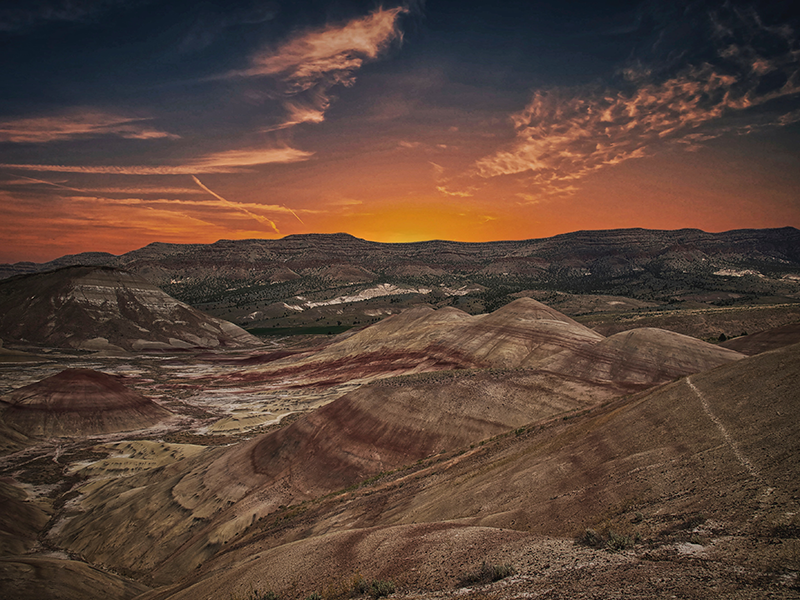
#> input picture kadai_01/resource/original.png, 800 x 600 px
$ python kadai_01.py
#> lines starting #> are read from the running program, lines starting #| are printed output that depends on the picture
# 課題１　標本化間隔と空間解像度
# 画像をダウンサンプリングして（標本化間隔を大きくして）
# 表示せよ.

# --------------------------------------------
# インポート
# --------------------------------------------

# OpenCV 読み込み
import cv2
# MatPlotLib 読み込み
from matplotlib import pyplot as plt

# --------------------------------------------
# 関数
# --------------------------------------------

# OpenCVの画像をMatplotlibで表示する
def image_show(orig_img):
    # 解像度
    resolution = 72
    # OpenCVではBGR形式で管理されているのでRGBに変換
    tmp_img = cv2.cvtColor(orig_img, cv2.COLOR_BGR2RGB)
    # 画像を表示
    plt.figure(figsize=(tmp_img.shape[1] / resolution, tmp_img.shape[0] / resolution), dpi=resolution)
    plt.imshow(tmp_img)
    plt.show()

# --------------------------------------------
# 処理
# --------------------------------------------

# ファイルから画像を読み込み
img = cv2.imread('resource/original.png')
#> img is the input picture: shape (600, 800, 3); mean B, G, R 56.1, 67.1, 89.4
# 画像を表示して待機
image_show(img)
input("Displaying original image. Hit Enter.\n")
#> the answer given: resource/original.png

# 1/2 倍に縮小し元の大きさに戻す
img = cv2.resize(img, (0,0), fx=0.5, fy=0.5, interpolation=cv2.INTER_NEAREST)
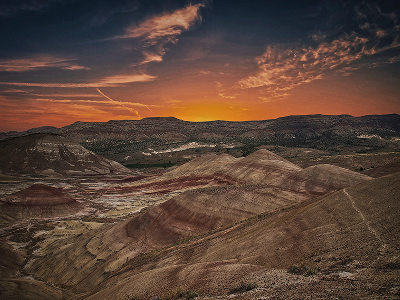
#> img: shape (300, 400, 3); mean B, G, R 56.1, 67.1, 89.4
img2 = cv2.resize(img, (0,0), fx=2, fy=2, interpolation=cv2.INTER_NEAREST)
# 画像を表示して待機
image_show(img2)
input("Displaying 1/2 size image. Hit Enter.\n")
#> the answer given: resource/original.png

# 1/2 倍に縮小し元の大きさに戻す
img = cv2.resize(img, (0,0), fx=0.5, fy=0.5, interpolation=cv2.INTER_NEAREST)
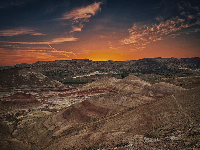
#> img: shape (150, 200, 3); mean B, G, R 56.1, 67, 89.3
img2 = cv2.resize(img, (0,0), fx=4, fy=4, interpolation=cv2.INTER_NEAREST)
# 画像を表示して待機
image_show(img2)
input("Displaying 1/4 size image. Hit Enter.\n")
#> the answer given: resource/original.png

# 1/2 倍に縮小し元の大きさに戻す
img = cv2.resize(img, (0,0), fx=0.5, fy=0.5, interpolation=cv2.INTER_NEAREST)
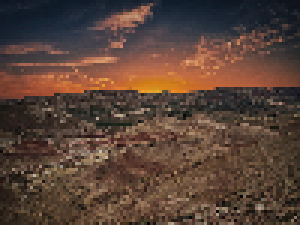
#> img: shape (75, 100, 3) (shown 3 times larger); mean B, G, R 55.9, 66.8, 89
img2 = cv2.resize(img, (0,0), fx=8, fy=8, interpolation=cv2.INTER_NEAREST)
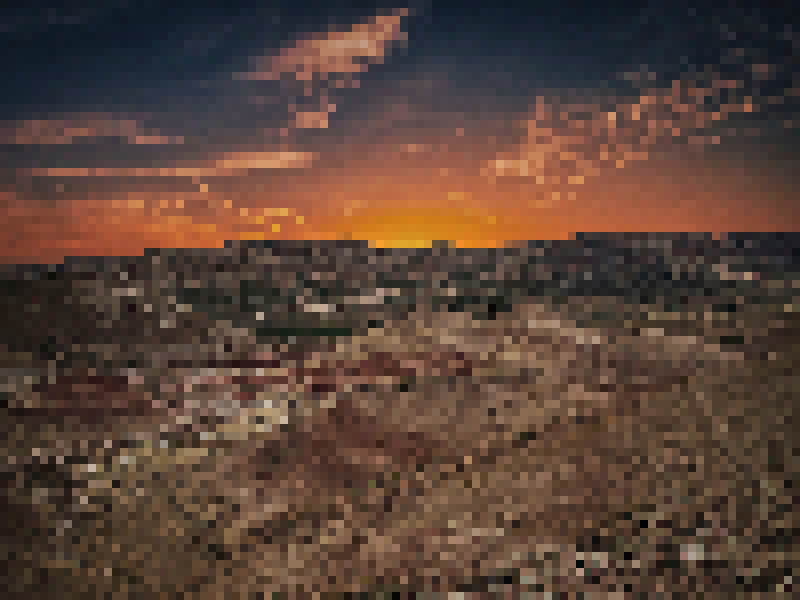
#> img2: shape (600, 800, 3); mean B, G, R 55.9, 66.8, 89
# 画像を表示して待機
image_show(img2)
input("Displaying 1/8 size image. Hit Enter.\n")

# 1/2 倍に縮小し元の大きさに戻す
img = cv2.resize(img, (0,0), fx=0.5, fy=0.5, interpolation=cv2.INTER_NEAREST)
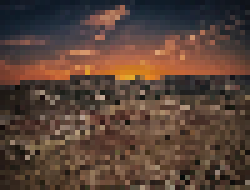
#> img: shape (38, 50, 3) (shown 5 times larger); mean B, G, R 55.6, 66.5, 88.3
img2 = cv2.resize(img, (0,0), fx=16, fy=16, interpolation=cv2.INTER_NEAREST)
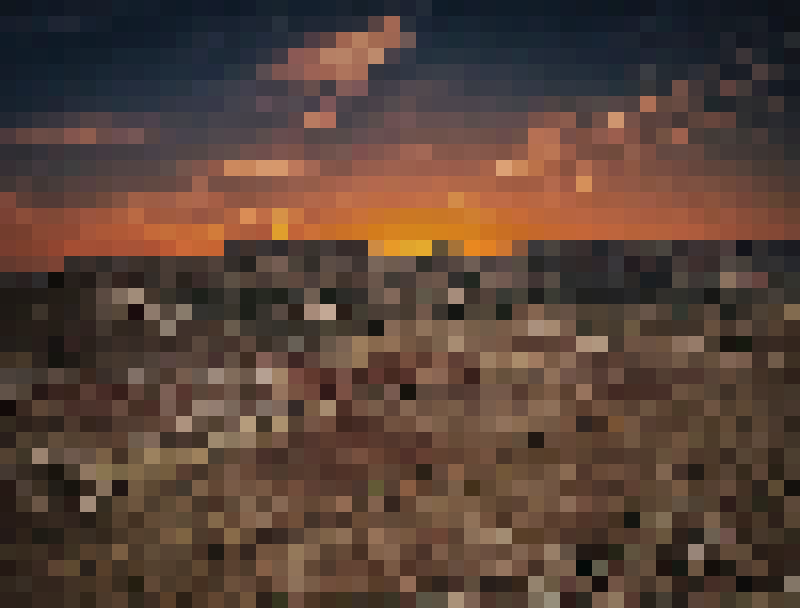
#> img2: shape (608, 800, 3); mean B, G, R 55.6, 66.5, 88.3
# 画像を表示して待機
image_show(img2)
input("Displaying 1/16 size image. Hit Enter.\n")

# 1/2 倍に縮小し元の大きさに戻す
img = cv2.resize(img, (0,0), fx=0.5, fy=0.5, interpolation=cv2.INTER_NEAREST)
img2 = cv2.resize(img, (0,0), fx=32, fy=32, interpolation=cv2.INTER_NEAREST)
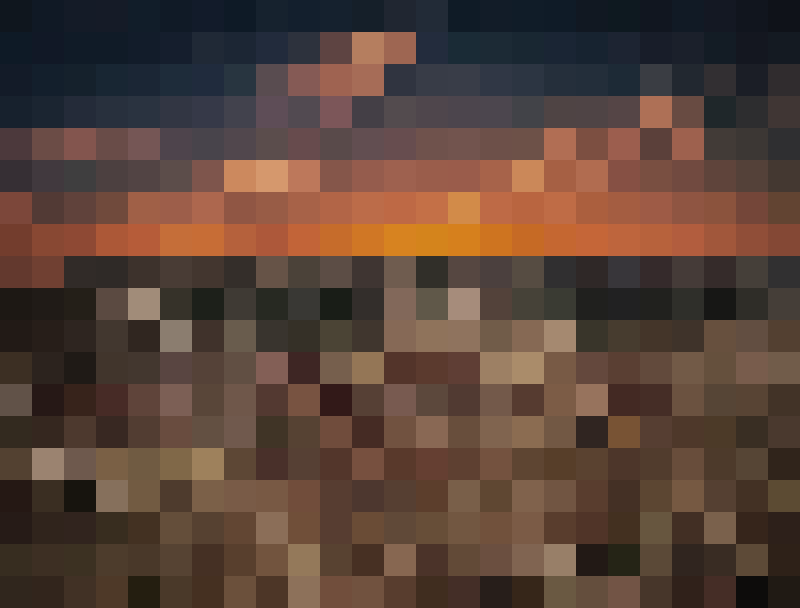
#> img2: shape (608, 800, 3); mean of channels 0, 1, 2 55.5, 66.3, 88.5; drawn as B, G, R
# 画像を表示して待機
image_show(img2)
input("Displaying 1/32 size image. Hit Enter.\n")


# プログラム終了
quit()
#> (the program exits here)

$ run again, with kadai_01/resource/img16.jpg saved as kadai_01/resource/original.png
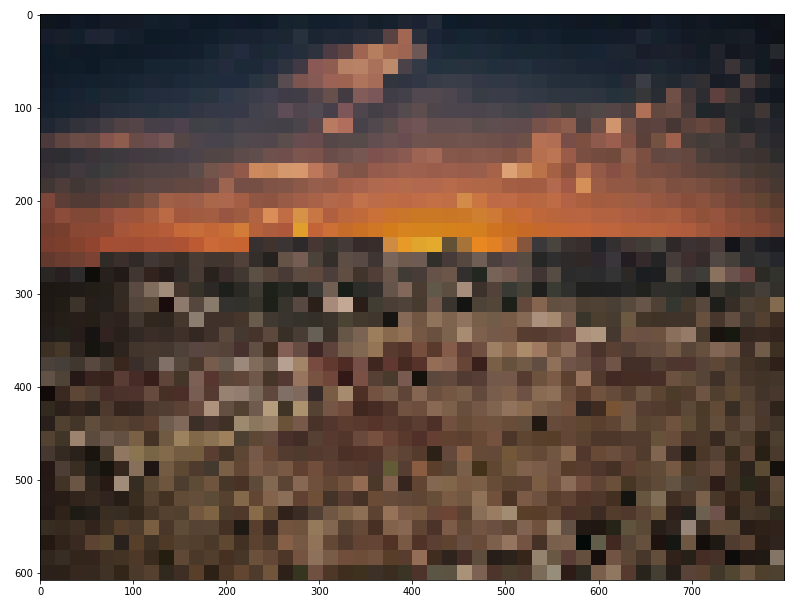
#> input picture kadai_01/resource/img16.jpg, 800 x 608 px
#> img is the input picture: shape (608, 800, 3); mean B, G, R 81.4, 90.7, 109.6
#> `img = cv2.resize(img, (0,0), fx=0.5, fy=0.5, interpolation=cv2.INTER_N..`:
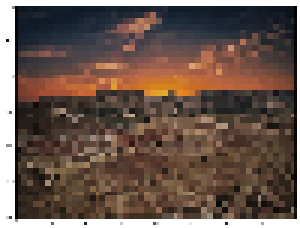
#> img: shape (76, 100, 3) (shown 3 times larger); mean B, G, R 78.8, 88.1, 106.9
#> `img2 = cv2.resize(img, (0,0), fx=32, fy=32, interpolation=cv2.INTER_NE..`:
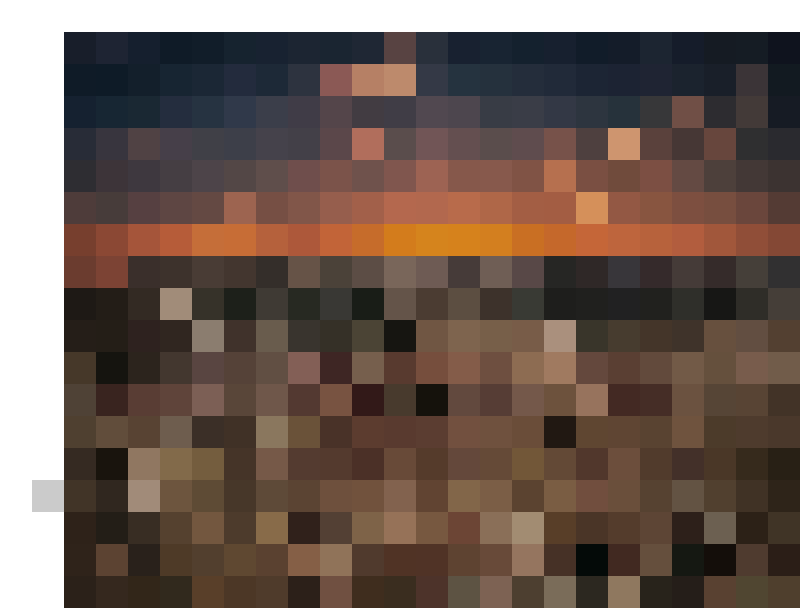
#> img2: shape (608, 800, 3); mean of channels 0, 1, 2 80.7, 89.8, 107.8; drawn as B, G, R
